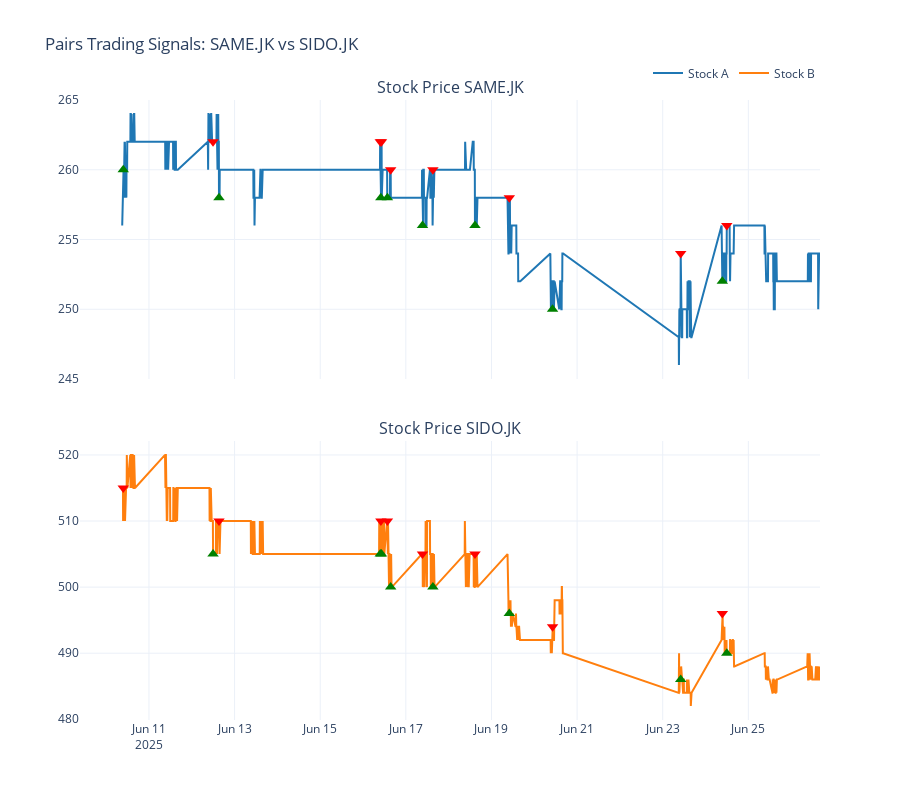

Notebook code cell kept with this figure:
### Code cell
stockA_series = stock_df[stock_a]
stockB_series = stock_df[stock_b]

log_prices = np.log(stock_df)
spread = log_prices[stock_a] - log_prices[stock_a].iloc[0] - (log_prices[stock_b] - log_prices[stock_b].iloc[0])

params_opt = {
    'theta': params['theta'],
    'sigma': params['sigma'],
    'lambda_': params['lambda'],
    'eta': params['eta'],
    'p_u': params['p_u'],
    'delta': params.get('delta', 0)
}

c = 0.004 
result_opt = optimize_threshold(params_opt, c=c)
b_opt = result_opt['b_opt']

mu = params['mu']

visualize_stock_signals(
    stockA_series=stockA_series,
    stockB_series=stockB_series,
    spread_series=spread,
    mu=mu,
    b_opt=b_opt,
    pair_name=f"{stock_a} vs {stock_b}"
)

### Figure 1 — Plotly figure (JSON) as saved in the notebook; plotly's stock layout.template omitted (floating-point values rounded to 4 significant figures; data arrays with more than 128 entries replaced by an {"elided": "..."} marker saying what was removed)
{"data": [{"line": {"color": "#1f77b4", "width": 2}, "mode": "lines", "name": "Stock A", "type": "scatter", "x": {"elided": "847 str values"}, "xaxis": "x", "y": {"elided": "847 int values"}, "yaxis": "y"}, {"line": {"color": "#ff7f0e", "width": 2}, "mode": "lines", "name": "Stock B", "type": "scatter", "x": {"elided": "847 str values"}, "xaxis": "x2", "y": {"elided": "847 int values"}, "yaxis": "y2"}, {"hovertemplate": "%{x}<br>Price: %{y:.2f}<br>Action: buy", "marker": {"color": "green", "size": 10, "symbol": "triangle-up"}, "mode": "markers", "name": "Stock A buy", "showlegend": false, "type": "scatter", "x": ["2025-06-10T09:35:00+07:00", "2025-06-12T15:15:00+07:00", "2025-06-16T10:00:00+07:00", "2025-06-16T13:40:00+07:00", "2025-06-17T09:20:00+07:00", "2025-06-18T14:45:00+07:00", "2025-06-20T10:15:00+07:00", "2025-06-24T09:25:00+07:00"], "xaxis": "x", "y": [260, 258, 258, 258, 256, 256, 250, 252], "yaxis": "y"}, {"hovertemplate": "%{x}<br>Price: %{y:.2f}<br>Action: sell", "marker": {"color": "red", "size": 10, "symbol": "triangle-down"}, "mode": "markers", "name": "Stock A sell", "showlegend": false, "type": "scatter", "x": ["2025-06-12T11:55:00+07:00", "2025-06-16T09:40:00+07:00", "2025-06-16T10:20:00+07:00", "2025-06-16T15:30:00+07:00", "2025-06-17T15:10:00+07:00", "2025-06-19T10:00:00+07:00", "2025-06-23T10:05:00+07:00", "2025-06-24T11:55:00+07:00"], "xaxis": "x", "y": [262, 262, 262, 260, 260, 258, 254, 256], "yaxis": "y"}, {"hovertemplate": "%{x}<br>Price: %{y:.2f}<br>Action: buy", "marker": {"color": "green", "size": 10, "symbol": "triangle-up"}, "mode": "markers", "name": "Stock B buy", "showlegend": false, "type": "scatter", "x": ["2025-06-12T11:55:00+07:00", "2025-06-16T09:40:00+07:00", "2025-06-16T10:20:00+07:00", "2025-06-16T15:30:00+07:00", "2025-06-17T15:10:00+07:00", "2025-06-19T10:00:00+07:00", "2025-06-23T10:05:00+07:00", "2025-06-24T11:55:00+07:00"], "xaxis": "x2", "y": [505, 505, 505, 500, 500, 496, 486, 490], "yaxis": "y2"}, {"hovertemplate": "%{x}<br>Price: %{y:.2f}<br>Action: sell", "marker": {"color": "red", "size": 10, "symbol": "triangle-down"}, "mode": "markers", "name": "Stock B sell", "showlegend": false, "type": "scatter", "x": ["2025-06-10T09:35:00+07:00", "2025-06-12T15:15:00+07:00", "2025-06-16T10:00:00+07:00", "2025-06-16T13:40:00+07:00", "2025-06-17T09:20:00+07:00", "2025-06-18T14:45:00+07:00", "2025-06-20T10:15:00+07:00", "2025-06-24T09:25:00+07:00"], "xaxis": "x2", "y": [515, 510, 510, 510, 505, 505, 494, 496], "yaxis": "y2"}], "layout": {"annotations": [{"font": {"size": 16}, "showarrow": false, "text": "Stock Price SAME.JK", "x": 0.5, "xanchor": "center", "xref": "paper", "y": 1, "yanchor": "bottom", "yref": "paper"}, {"font": {"size": 16}, "showarrow": false, "text": "Stock Price SIDO.JK", "x": 0.5, "xanchor": "center", "xref": "paper", "y": 0.45, "yanchor": "bottom", "yref": "paper"}], "height": 800, "hovermode": "x unified", "legend": {"orientation": "h", "x": 1, "xanchor": "right", "y": 1.02, "yanchor": "bottom"}, "title": {"text": "Pairs Trading Signals: SAME.JK vs SIDO.JK"}, "xaxis": {"anchor": "y", "domain": [0, 1], "matches": "x2", "showticklabels": false}, "xaxis2": {"anchor": "y2", "domain": [0, 1]}, "yaxis": {"anchor": "x", "domain": [0.55, 1]}, "yaxis2": {"anchor": "x2", "domain": [0, 0.45]}}}
